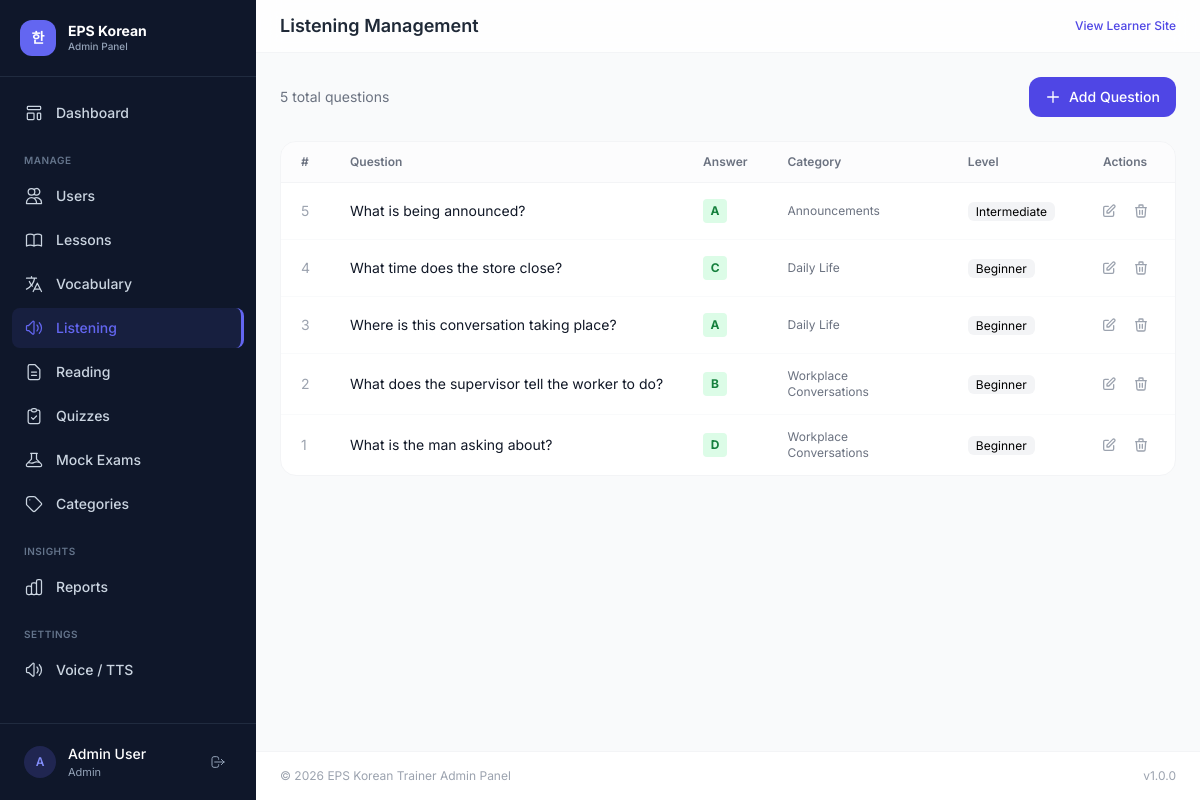
/admin/listening.php (signed in), run on the app's committed database.
### tables this page shows
CREATE TABLE listening_questions (
    id INT AUTO_INCREMENT PRIMARY KEY,
    category_id INT DEFAULT NULL,
    audio_path VARCHAR(255) NOT NULL,
    question_text TEXT NOT NULL,
    choice_a VARCHAR(300) NOT NULL,
    choice_b VARCHAR(300) NOT NULL,
    choice_c VARCHAR(300) NOT NULL,
    choice_d VARCHAR(300) NOT NULL,
    correct_answer ENUM('A','B','C','D') NOT NULL,
    explanation TEXT DEFAULT NULL,
    difficulty ENUM('beginner','intermediate','advanced') DEFAULT 'beginner',
    status ENUM('active','inactive') DEFAULT 'active',
    created_at DATETIME DEFAULT CURRENT_TIMESTAMP,
    FOREIGN KEY (category_id) REFERENCES categories(id) ON DELETE SET NULL,
    INDEX idx_difficulty (difficulty)
);

CREATE TABLE categories (
    id INT AUTO_INCREMENT PRIMARY KEY,
    name VARCHAR(100) NOT NULL,
    slug VARCHAR(100) NOT NULL UNIQUE,
    description TEXT DEFAULT NULL,
    module ENUM('lesson','vocabulary','listening','reading','quiz','mock_exam') NOT NULL,
    icon VARCHAR(50) DEFAULT NULL,
    color VARCHAR(20) DEFAULT '#3B82F6',
    sort_order INT DEFAULT 0,
    status ENUM('active','inactive') DEFAULT 'active',
    created_at DATETIME DEFAULT CURRENT_TIMESTAMP,
    INDEX idx_module (module),
    INDEX idx_status (status)
);

### includes/helpers.php (called while the page is built, shortened)
<?php
function sanitize(string $input): string {
    return htmlspecialchars(trim($input), ENT_QUOTES, 'UTF-8');
}
function getCount(string $table, string $where = '1=1', array $params = []): int {
    $db = getDB();
    $stmt = $db->prepare("SELECT COUNT(*) as cnt FROM $table WHERE $where");
    $stmt->execute($params);
    return (int)$stmt->fetch()['cnt'];
}

### admin/listening.php (the view, shortened to what this page needs)
<?php
require_once __DIR__ . '/../includes/helpers.php';
$db = getDB();
$categories = $db->query("SELECT * FROM categories WHERE module = 'listening' AND status = 'active' ORDER BY sort_order")->fetchAll();
$action = $_GET['action'] ?? 'list';
$item = null;
require_once __DIR__ . '/../includes/admin-header.php';
if ($action === 'add' || ($action === 'edit' && $item)):
?>
<div class="max-w-4xl mx-auto">
    <div class="flex items-center justify-between mb-6">
        <h3 class="text-lg font-semibold text-gray-900"><?= $item ? 'Edit' : 'Add' ?> Listening Question</h3>
        <a href="<?= APP_URL ?>/admin/listening.php" class="text-sm text-gray-500 hover:text-gray-700">← Back</a>
    </div>
    <form method="POST" enctype="multipart/form-data" class="bg-white rounded-2xl border border-gray-100 p-6 space-y-5">
        <?= csrfField() ?>
        <input type="hidden" name="form_action" value="save">
        <div>
            <label class="block text-sm font-medium text-gray-700 mb-1.5">Audio File *</label>
            <input type="file" name="audio_file" accept="audio/*" <?= $item ? '' : '' ?> class="w-full px-4 py-2.5 rounded-xl border border-gray-200 text-sm">
            <?php if (!empty($item['audio_path'])): ?><p class="text-xs text-gray-400 mt-1">Current: <?= sanitize($item['audio_path']) ?></p><?php endif; ?>
        </div>
        <div>
            <label class="block text-sm font-medium text-gray-700 mb-1.5">Question Text *</label>
            <textarea name="question_text" rows="2" required class="w-full px-4 py-3 rounded-xl border border-gray-200 text-sm resize-none"><?= sanitize($item['question_text'] ?? '') ?></textarea>
        </div>
        <div class="grid sm:grid-cols-2 gap-4">
            <div>
                <label class="block text-sm font-medium text-gray-700 mb-1.5">Choice A *</label>
                <input type="text" name="choice_a" value="<?= sanitize($item['choice_a'] ?? '') ?>" required class="w-full px-4 py-3 rounded-xl border border-gray-200 text-sm">
            </div>
            <div>
                <label class="block text-sm font-medium text-gray-700 mb-1.5">Choice B *</label>
                <input type="text" name="choice_b" value="<?= sanitize($item['choice_b'] ?? '') ?>" required class="w-full px-4 py-3 rounded-xl border border-gray-200 text-sm">
            </div>
            <div>
                <label class="block text-sm font-medium text-gray-700 mb-1.5">Choice C *</label>
                <input type="text" name="choice_c" value="<?= sanitize($item['choice_c'] ?? '') ?>" required class="w-full px-4 py-3 rounded-xl border border-gray-200 text-sm">
            </div>
            <div>
                <label class="block text-sm font-medium text-gray-700 mb-1.5">Choice D *</label>
                <input type="text" name="choice_d" value="<?= sanitize($item['choice_d'] ?? '') ?>" required class="w-full px-4 py-3 rounded-xl border border-gray-200 text-sm">
            </div>
        </div>
        <div class="grid sm:grid-cols-3 gap-4">
            <div>
                <label class="block text-sm font-medium text-gray-700 mb-1.5">Correct Answer *</label>
                <select name="correct_answer" class="w-full px-4 py-3 rounded-xl border border-gray-200 text-sm bg-white">
                    <?php foreach (['A','B','C','D'] as $opt): ?>
                        <option value="<?= $opt ?>" <?= ($item['correct_answer'] ?? '') === $opt ? 'selected' : '' ?>><?= $opt ?></option>
                    <?php endforeach; ?>
                </select>
            </div>
            <div>
                <label class="block text-sm font-medium text-gray-700 mb-1.5">Category</label>
                <select name="category_id" class="w-full px-4 py-3 rounded-xl border border-gray-200 text-sm bg-white">
                    <option value="">None</option>
                    <?php foreach ($categories as $c): ?>
                        <option value="<?= $c['id'] ?>" <?= ($item['category_id'] ?? '') == $c['id'] ? 'selected' : '' ?>><?= sanitize($c['name']) ?></option>
                    <?php endforeach; ?>
                </select>
            </div>
            <div>
                <label class="block text-sm font-medium text-gray-700 mb-1.5">Difficulty</label>
                <select name="difficulty" class="w-full px-4 py-3 rounded-xl border border-gray-200 text-sm bg-white">
                    <option value="beginner" <?= ($item['difficulty'] ?? '') === 'beginner' ? 'selected' : '' ?>>Beginner</option>
                    <option value="intermediate" <?= ($item['difficulty'] ?? '') === 'intermediate' ? 'selected' : '' ?>>Intermediate</option>
                    <option value="advanced" <?= ($item['difficulty'] ?? '') === 'advanced' ? 'selected' : '' ?>>Advanced</option>
                </select>
            </div>
        </div>
        <div>
            <label class="block text-sm font-medium text-gray-700 mb-1.5">Explanation</label>
            <textarea name="explanation" rows="2" class="w-full px-4 py-3 rounded-xl border border-gray-200 text-sm resize-none"><?= sanitize($item['explanation'] ?? '') ?></textarea>
        </div>
        <div>
            <label class="block text-sm font-medium text-gray-700 mb-1.5">Status</label>
            <select name="status" class="w-full px-4 py-3 rounded-xl border border-gray-200 text-sm bg-white max-w-xs">
                <option value="active" <?= ($item['status'] ?? '') === 'active' ? 'selected' : '' ?>>Active</option>
                <option value="inactive" <?= ($item['status'] ?? '') === 'inactive' ? 'selected' : '' ?>>Inactive</option>
            </select>
        </div>
        <div class="flex items-center gap-3 pt-4 border-t border-gray-100">
            <button type="submit" class="px-6 py-3 bg-indigo-600 hover:bg-indigo-700 text-white font-semibold rounded-xl transition text-sm"><?= $item ? 'Update' : 'Create' ?></button>
            <a href="<?= APP_URL ?>/admin/listening.php" class="px-6 py-3 border border-gray-200 rounded-xl text-sm text-gray-600 hover:bg-gray-50 transition">Cancel</a>
        </div>
    </form>
</div>
<?php else: ?>
<div class="flex items-center justify-between mb-6">
    <p class="text-sm text-gray-500"><?= getCount('listening_questions') ?> total questions</p>
    <a href="<?= APP_URL ?>/admin/listening.php?action=add" class="inline-flex items-center gap-2 px-4 py-2.5 bg-indigo-600 hover:bg-indigo-700 text-white rounded-xl text-sm font-medium transition">
        <svg class="w-4 h-4" fill="none" stroke="currentColor" viewBox="0 0 24 24"><path stroke-linecap="round" stroke-linejoin="round" stroke-width="2" d="M12 4v16m8-8H4"/></svg>
        Add Question
    </a>
</div>
<?php
$page = max(1, (int)($_GET['page'] ?? 1));
$offset = ($page - 1) * ITEMS_PER_PAGE;
$stmt = $db->prepare("SELECT lq.*, c.name as category_name FROM listening_questions lq LEFT JOIN categories c ON lq.category_id = c.id ORDER BY lq.id DESC LIMIT " . ITEMS_PER_PAGE . " OFFSET ?");
$stmt->execute([$offset]);
$items = $stmt->fetchAll();
?>
<div class="bg-white rounded-2xl border border-gray-100 overflow-hidden">
    <div class="overflow-x-auto">
        <table class="w-full text-sm">
            <thead>
                <tr class="border-b border-gray-100 bg-gray-50/50">
                    <th class="text-left px-5 py-3 text-xs font-semibold text-gray-500">#</th>
                    <th class="text-left px-5 py-3 text-xs font-semibold text-gray-500">Question</th>
                    <th class="text-left px-5 py-3 text-xs font-semibold text-gray-500">Answer</th>
                    <th class="text-left px-5 py-3 text-xs font-semibold text-gray-500">Category</th>
                    <th class="text-left px-5 py-3 text-xs font-semibold text-gray-500">Level</th>
                    <th class="text-center px-5 py-3 text-xs font-semibold text-gray-500">Actions</th>
                </tr>
            </thead>
            <tbody class="divide-y divide-gray-50">
                <?php foreach ($items as $q): ?>
                <tr class="hover:bg-gray-50/50 transition">
                    <td class="px-5 py-3.5 text-gray-400"><?= $q['id'] ?></td>
                    <td class="px-5 py-3.5"><p class="text-sm text-gray-900 truncate max-w-xs"><?= sanitize($q['question_text']) ?></p></td>
                    <td class="px-5 py-3.5"><span class="w-6 h-6 rounded bg-green-100 text-green-700 inline-flex items-center justify-center text-xs font-bold"><?= $q['correct_answer'] ?></span></td>
                    <td class="px-5 py-3.5 text-xs text-gray-500"><?= sanitize($q['category_name'] ?? '-') ?></td>
                    <td class="px-5 py-3.5"><span class="px-2 py-0.5 rounded-md bg-gray-100 text-xs capitalize"><?= $q['difficulty'] ?></span></td>
                    <td class="px-5 py-3.5 text-center">
                        <div class="flex items-center justify-center gap-1">
                            <a href="<?= APP_URL ?>/admin/listening.php?action=edit&id=<?= $q['id'] ?>" class="p-1.5 rounded-lg hover:bg-indigo-50 text-gray-400 hover:text-indigo-600 transition">
                                <svg class="w-4 h-4" fill="none" stroke="currentColor" viewBox="0 0 24 24"><path stroke-linecap="round" stroke-linejoin="round" stroke-width="2" d="M11 5H6a2 2 0 00-2 2v11a2 2 0 002 2h11a2 2 0 002-2v-5m-1.414-9.414a2 2 0 112.828 2.828L11.828 15H9v-2.828l8.586-8.586z"/></svg>
                            </a>
                            <form method="POST" class="inline" onsubmit="return confirm('Delete?')">
                                <button type="submit" class="p-1.5 rounded-lg hover:bg-red-50 text-gray-400 hover:text-red-600 transition">
                                    <svg class="w-4 h-4" fill="none" stroke="currentColor" viewBox="0 0 24 24"><path stroke-linecap="round" stroke-linejoin="round" stroke-width="2" d="M19 7l-.867 12.142A2 2 0 0116.138 21H7.862a2 2 0 01-1.995-1.858L5 7m5 4v6m4-6v6m1-10V4a1 1 0 00-1-1h-4a1 1 0 00-1 1v3M4 7h16"/></svg>
                                </button>
                            </form>
                        </div>
                    </td>
                </tr>
                <?php endforeach; ?>
            </tbody>
        </table>
    </div>
</div>
<?php endif; ?>
<?php require_once __DIR__ . '/../includes/admin-footer.php'; ?>

### includes/admin-header.php (style rules this page uses)
body { font-family: 'Inter', 'Noto Sans KR', sans-serif; }

### data on the page
listening_questions: id "5", question_text "What is being announced?", correct_answer "A", category.name "Announcements", difficulty "Intermediate"
listening_questions: id "4", question_text "What time does the store close?", correct_answer "C", category.name "Daily Life", difficulty "Beginner"
listening_questions: id "3", question_text "Where is this conversation taking place?", correct_answer "A", category.name "Daily Life", difficulty "Beginner"
listening_questions: id "2", question_text "What does the supervisor tell the worker to do?", correct_answer "B", category.name "Workplace Conversations", difficulty "Beginner"
listening_questions: id "1", question_text "What is the man asking about?", correct_answer "D", category.name "Workplace Conversations", difficulty "Beginner"

### other printed values
substr($currentUser['name'], 0, 1) "A"
$currentUser['name'] "Admin User"
$pageTitle "Listening Management"
getCount('listening_questions') "5"
APP_NAME "EPS Korean Trainer"
APP_VERSION "1.0.0"
